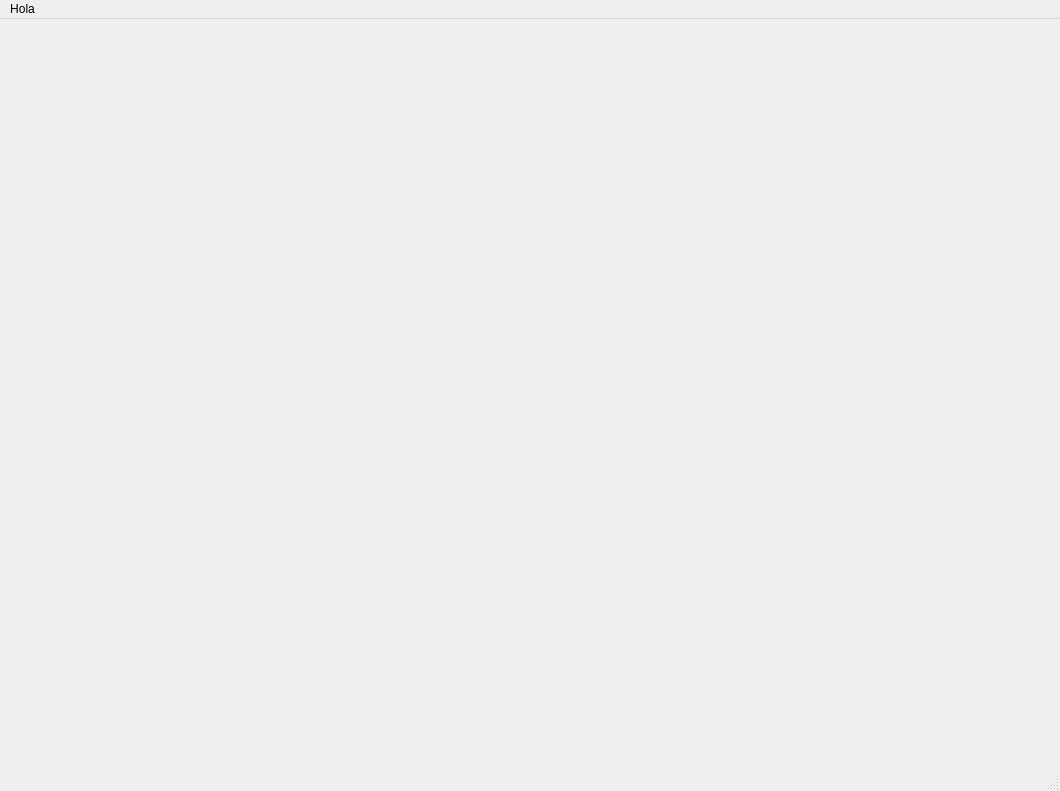
<?xml version="1.0" encoding="UTF-8"?>
<ui version="4.0">
 <class>MainWindow</class>
 <widget class="QMainWindow" name="MainWindow">
  <property name="geometry">
   <rect>
    <x>0</x>
    <y>0</y>
    <width>1060</width>
    <height>791</height>
   </rect>
  </property>
  <property name="windowTitle">
   <string>MainWindow</string>
  </property>
  <widget class="QWidget" name="centralwidget"/>
  <widget class="QMenuBar" name="menubar">
   <property name="geometry">
    <rect>
     <x>0</x>
     <y>0</y>
     <width>1060</width>
     <height>22</height>
    </rect>
   </property>
   <widget class="QMenu" name="menuHola">
    <property name="title">
     <string>Hola</string>
    </property>
   </widget>
   <addaction name="menuHola"/>
  </widget>
  <widget class="QStatusBar" name="statusbar"/>
 </widget>
 <resources/>
 <connections/>
</ui>
